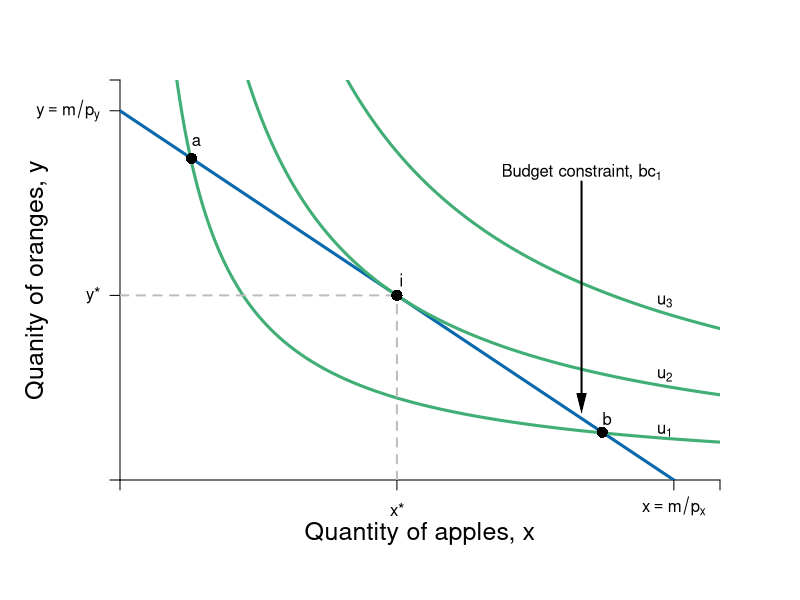

Recreate this plot in R.
require(shape)
pdf(file = "bfh-textbook/indmarketdemand/demand_cd_indiff.pdf", width = 9, height = 7)

#Set parameters for graphics
axislabelsize <- 1.5
graphlinewidth <- 3
segmentlinewidth <- 2

COL <- c("#7fc97f", "#beaed4", "#fdc086", "#ffff99", "#386cb0", "#f0027f", "#bf5b17", "#666666")
COLA <- c("#99d8c9","#66c2a4","#41ae76", "#238b45", "#005824")
COLB <- c("#4eb3d3", "#2b8cbe", "#0868ac","#084081")

#Edited the margins to cater for the larger LHS labels
par(mar =  c(6, 6, 4, 4))

uA <- function(x, y, alpha = 0.5) {
  x^(alpha)*y^(1 - alpha)
}

bcA <- function(x, w = 20, px = 2, py = 1) {
  w/py - (px/py)*x
}


xlims <- c(0, 13)
ylims <- c(0, 13)

npts <- 501 
x <- seq(xlims[1], xlims[2], length.out = npts)
y <- seq(ylims[1], ylims[2], length.out = npts) 
a <- c(4, 6, 8)

plot(0, 0, xlim = xlims, ylim = ylims, type = "n",
     xlab = expression(paste("")),
     ylab = expression(paste("")), 
     xaxt = "n", 
     yaxt = "n", 
     cex.lab = axislabelsize, 
     bty = "n",
     xaxs="i", 
     yaxs="i")

# ticksy <- seq(from = 0, to = ylims[2], by = 2)
# ylabels <- seq(from = 0, to = ylims[2], by = 2)
# ticksx <- seq(from = 0, to = xlims[2], by = 2)
# xlabels <- seq(from = 0, to = xlims[2], by = 2)
ticksy <- c(0, 6, 12, ylims[2])
ylabels <- c(NA, expression(paste(y,"*")), expression(paste(y == m/p[y])), NA)
ticksx <- c(0, 6, 12, xlims[2])
xlabels <- c(NA, expression(paste(x,"*")), expression(paste(x == m/p[x])), NA)

axis(1, at = ticksx, pos = 0, labels = xlabels)
axis(2, at = ticksy, pos = 0, labels = ylabels, las = 1)

npts <- 500 
xx1 <- seq(xlims[1], xlims[2], length.out = npts)

lines(xx1, bcA(xx1, w = 12, px = 1, py = 1), col = COLB[3], lwd = graphlinewidth)
#lines(xx1, indiffA1(xx1, uA = 20, rmax = 2.5, xmax = 10), col = COLB[4], lwd = graphlinewidth)



mtext(expression(paste("Quantity of apples, ", x)), side=1, line = 2.5, cex = axislabelsize)
text(-1.8, 0.5*ylims[2], expression(paste("Quanity of oranges, ", y)), xpd = TRUE, cex = axislabelsize, srt = 90) 


#Label the iso-welfare functions for the HG, Aisha
text(11.8, 1.6, expression(u[1]))
text(11.8, 3.4, expression(u[2]))
text(11.8, 5.8, expression(u[3]))
#text(6.6, 8.3, expression(u[4]^A))

contour(x, y, 
        outer(x, y, uA),
        drawlabels = FALSE,
        col = COLA[3],
        lwd = graphlinewidth,
        levels = a, 
        xaxs="i", 
        yaxs="i", 
        add = TRUE)

segments(0, 6, 6, 6, lty = 2, col = "gray" , lwd = segmentlinewidth)
segments(6, 0, 6, 6, lty = 2, col = "gray" , lwd = segmentlinewidth)
points(6, 6, pch = 16, col = "black", cex = 1.5)
text(6.1, 6.5, expression(i))


points(1.55, 10.45, pch = 16, col = "black", cex = 1.5)
points(10.45, 1.55, pch = 16, col = "black", cex = 1.5)
text(1.65, 11, expression(a))
text(10.55, 2, expression(b))

text(10, 10, expression(paste("Budget constraint, ", bc[1])))
Arrows(10, 9.7, 10, 2.5, col = "black", lty = 1, lwd = 2, arr.type = "triangle", arr.lwd = 0.5)


dev.off()
